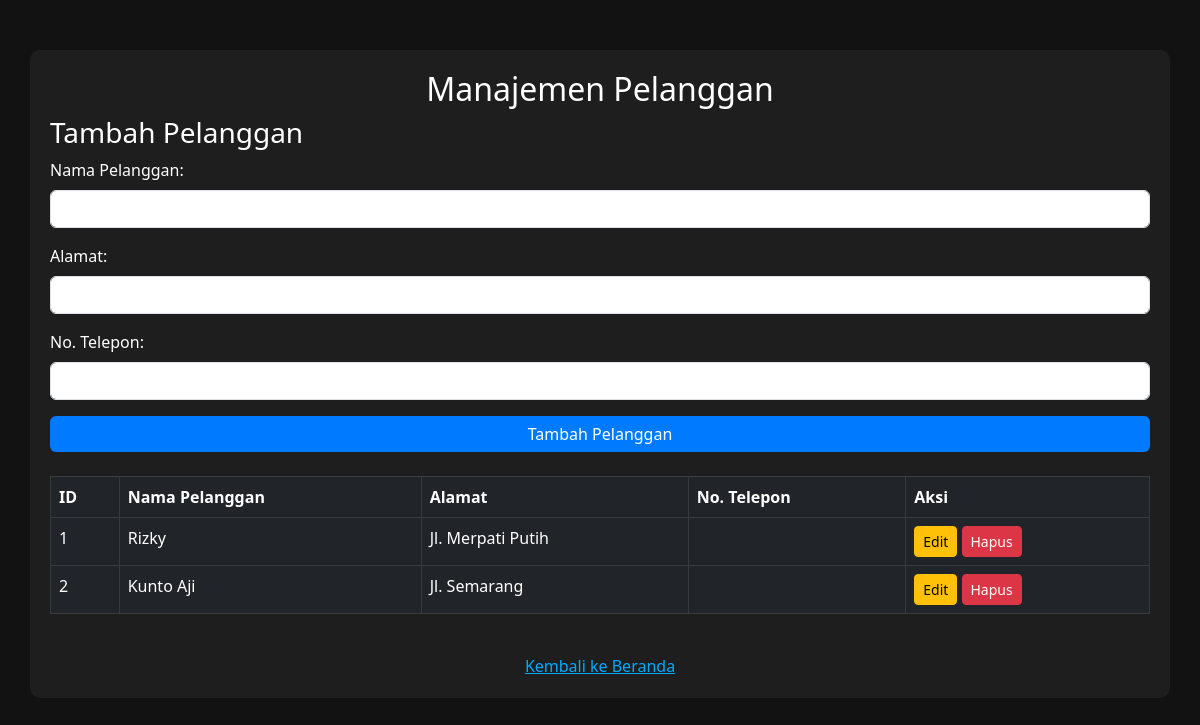
Screenshot of /pages/pelanggan.php with the database file from the repository.
### tables this page shows
CREATE TABLE `pelanggan` (
  `id_pelanggan` int(11) NOT NULL,
  `nama_pelanggan` varchar(255) NOT NULL,
  `alamat` varchar(255) NOT NULL,
  `kontak` varchar(255) NOT NULL
);

### pages/pelanggan.php (the view, shortened to what this page needs)
<?php
include '../config/koneksi.php';
$edit_data = null;
$result = mysqli_query($conn, "SELECT * FROM pelanggan");
?>
<!DOCTYPE html>
<html lang="id">
<head>
    <link rel="stylesheet" href="https://cdn.jsdelivr.net/npm/bootstrap@5.3.0/dist/css/bootstrap.min.css">
</head>
<body>
    <div class="container">
        <h2 class="text-center">Manajemen Pelanggan</h2>
        <?php if ($edit_data) { ?>
            <h3>Edit Pelanggan</h3>
            <form method="POST">
                <input type="hidden" name="id_pelanggan" value="<?= htmlspecialchars($edit_data['id_pelanggan']); ?>">
                <div class="mb-3">
                    <label class="form-label">Nama Pelanggan:</label>
                    <input type="text" class="form-control" name="nama_pelanggan" value="<?= htmlspecialchars($edit_data['nama_pelanggan']); ?>" required>
                </div>
                <div class="mb-3">
                    <label class="form-label">Alamat:</label>
                    <input type="text" class="form-control" name="alamat" value="<?= htmlspecialchars($edit_data['alamat']); ?>" required>
                </div>
                <div class="mb-3">
                    <label class="form-label">No. Telepon:</label>
                    <input type="text" class="form-control" name="no_telp" value="<?= htmlspecialchars($edit_data['no_telp']); ?>" required>
                </div>
                <button type="submit" class="btn btn-success w-100" name="edit">Simpan Perubahan</button>
                <br><br>
                <a href="pelanggan.php" class="btn btn-secondary w-100">Batal</a>
            </form>
        <?php } else { ?>
            <h3>Tambah Pelanggan</h3>
            <form method="POST">
                <div class="mb-3">
                    <label class="form-label">Nama Pelanggan:</label>
                    <input type="text" class="form-control" name="nama_pelanggan" required>
                </div>
                <div class="mb-3">
                    <label class="form-label">Alamat:</label>
                    <input type="text" class="form-control" name="alamat" required>
                </div>
                <div class="mb-3">
                    <label class="form-label">No. Telepon:</label>
                    <input type="text" class="form-control" name="no_telp" required>
                </div>
                <button type="submit" class="btn btn-primary w-100" name="tambah">Tambah Pelanggan</button>
            </form>
        <?php } ?>
        <br>
        <table class="table table-dark table-bordered">
            <thead>
                <tr>
                    <th>ID</th>
                    <th>Nama Pelanggan</th>
                    <th>Alamat</th>
                    <th>No. Telepon</th>
                    <th>Aksi</th>
                </tr>
            </thead>
            <tbody>
                <?php while ($row = mysqli_fetch_assoc($result)) { ?>
                    <tr>
                        <td><?= htmlspecialchars($row['id_pelanggan']); ?></td>
                        <td><?= htmlspecialchars($row['nama_pelanggan']); ?></td>
                        <td><?= htmlspecialchars($row['alamat']); ?></td>
                        <td><?= htmlspecialchars($row['no_telp']); ?></td>
                        <td>
                            <a href="pelanggan.php?edit=<?= htmlspecialchars($row['id_pelanggan']); ?>" class="btn btn-warning btn-sm">Edit</a>
                            <a href="pelanggan.php?hapus=<?= htmlspecialchars($row['id_pelanggan']); ?>" class="btn btn-danger btn-sm" onclick="return confirm('Hapus pelanggan ini?');">Hapus</a>
                        </td>
                    </tr>
                <?php } ?>
            </tbody>
        </table>
        <br>
        <div class="text-center">
            <a href="../index.php">Kembali ke Beranda</a>
        </div>
    </div>
</body>
</html>

### pages/pelanggan.php (style rules this page uses)
body { background-color: #121212; color: white; }
.container { margin-top: 50px; background: #1e1e1e; padding: 20px; border-radius: 10px; }
input { background: #333; color: white; border: 1px solid #555; }
input::placeholder { color: #bbb; }
.btn-primary { background-color: #007bff; border: none; }
a { color: #00aaff; }

### rows the page displays
pelanggan: id_pelanggan "1", nama_pelanggan "Rizky", alamat "Jl. Merpati Putih"
pelanggan: id_pelanggan "2", nama_pelanggan "Kunto Aji", alamat "Jl. Semarang"
